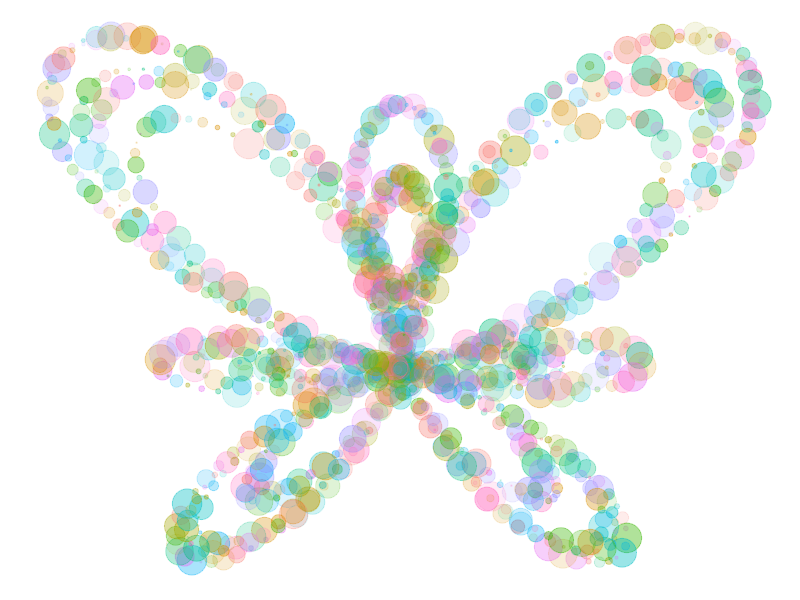

The R source for this figure:
library(ggplot2)
npoints=500
npointsb=1200
opt=theme(legend.position="none",
          panel.background = element_blank(),
          panel.grid = element_blank(),
          axis.ticks=element_blank(),
          axis.title=element_blank(),
          axis.text =element_blank())
t=seq(0,10*pi,length=npointsb)
butterfly=data.frame(x=sin(t)*(exp(1)^cos(t)-2*cos(4*t)-(sin(t/12))^5), y=cos(t)*(exp(1)^cos(t)-2*cos(4*t)-(sin(t/12))^5), s=runif(npointsb, min=.1, max=10), f=factor(sample(1:10,npointsb,TRUE)), a=runif(npointsb,min=.1, max=.4))
data=rbind(butterfly)
ggplot(data, aes(x, y, colour=f))+geom_point(alpha=data$a,size=data$s)+opt
